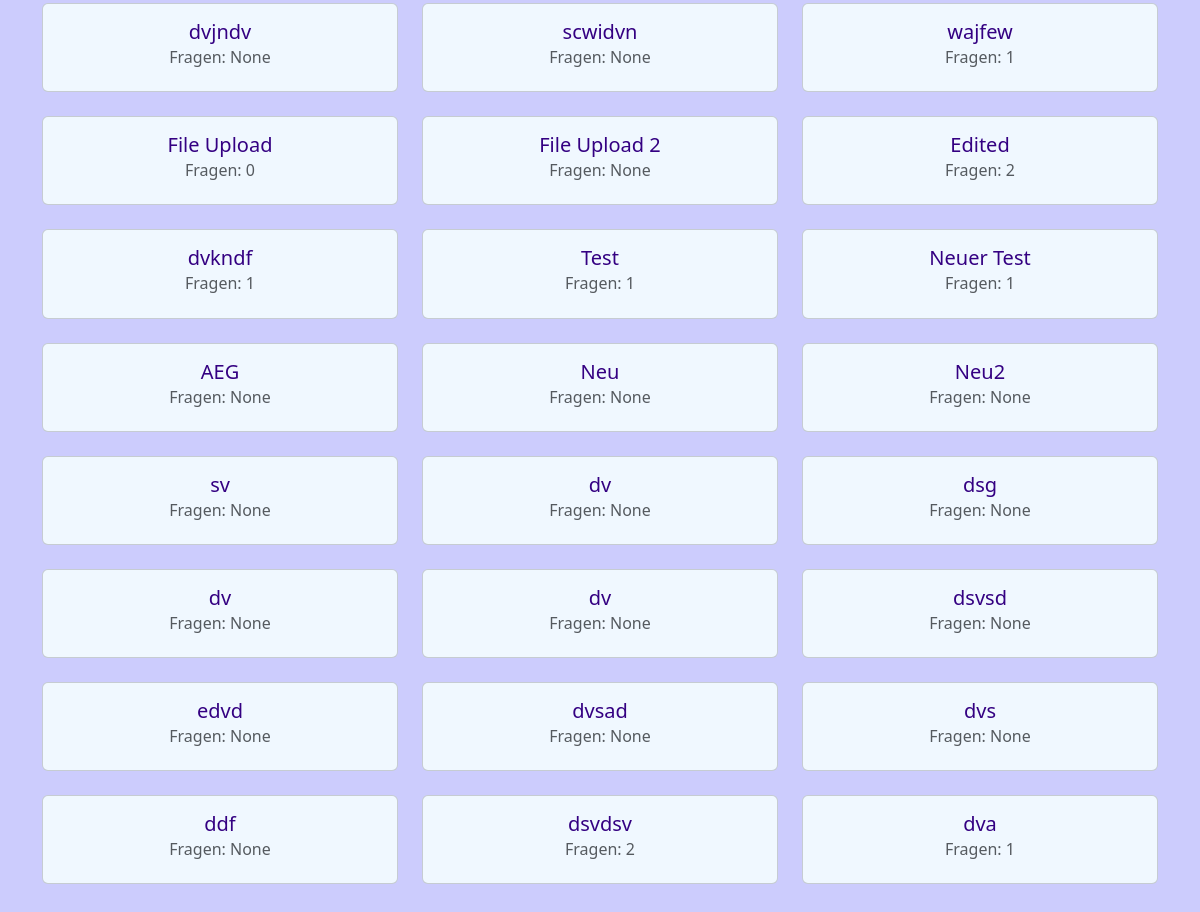
Page /quizoverview (lower part) on the earlier database version.
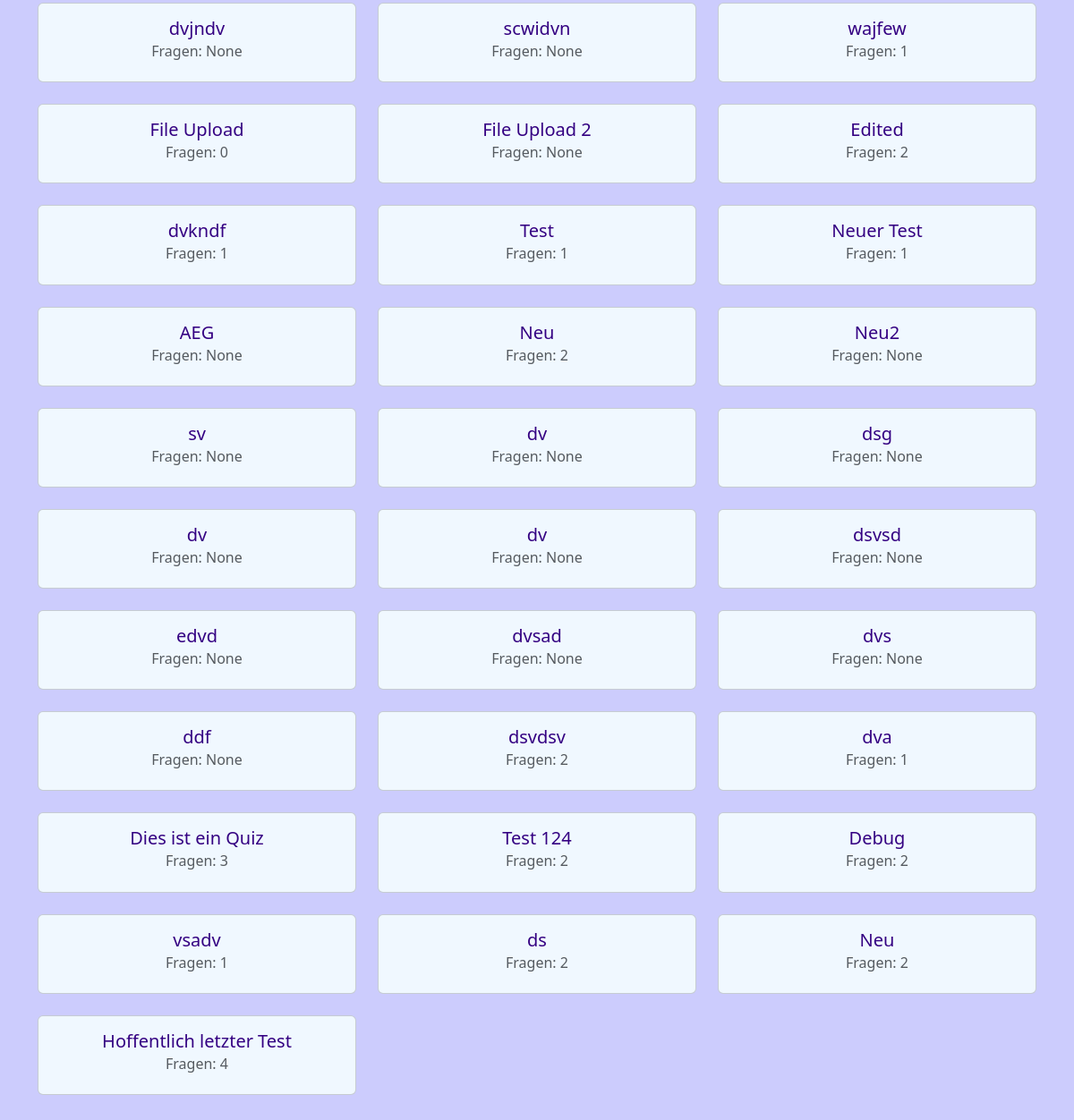
Same page on the later database version.
### tables this page shows
CREATE TABLE quizzes (title TEXT NOT NULL, number_of_questions INTEGER);

### quizzy.py (the view)
@app.route("/quizoverview")
def quizoverview():
    with sqlite3.connect('quizzy.db') as con:
        con.row_factory = sqlite3.Row
        cur = con.cursor()
        cur.execute("SELECT rowid, * FROM quizzes")
        quizzes = cur.fetchall()
    return render_template("quizoverview.html", quizzes=quizzes)

### templates/quizoverview.html (shortened to what this page needs)
<!DOCTYPE html>
<html lang="en">
{% include 'head.html' %}
<body>
    <div class="container">
        <div class="row g-4 justify-content-start">
            {% for quiz in quizzes %}
            <div class="col-12 col-sm-6 col-lg-4">
                <a class="card" href="{{ url_for('quiz', quiz_id=quiz['rowid']) }}">
                    <div class="card-body">
                        <h5 class="card-title">{{ quiz['title'] }}</h5>
                        <h6 class="card-subtitle mb-2 text-body-secondary">Fragen: {{ quiz['number_of_questions'] }}
                        </h6>
                    </div>
                </a>
            </div>
            {% endfor %}
        </div>
    </div>
    {% include 'footer.html' %}
</body>
</html>

### templates/head.html (shortened to what this page needs)
<head>
    <link href="https://cdn.jsdelivr.net/npm/bootstrap@5.3.3/dist/css/bootstrap.min.css" rel="stylesheet"
>
    <link rel="stylesheet" href="https://cdnjs.cloudflare.com/ajax/libs/font-awesome/6.6.0/css/all.min.css">
    <link rel="stylesheet" href="{{ url_for('static', filename='style.css') }}">
</head>

### templates/footer.html
<div style="padding: 30px;"></div>

### static/style.css (style rules this page uses)
body { text-align: center; background-color: #ccccfd; }
.card { height: 100%; }
a.card { text-decoration: none; color: rgb(52, 0, 130); background-color: aliceblue; }

Differences in the rows shown:
changed quizzes (number 11 of 31 on the later page): number_of_questions "None" → "2"
added quizzes: title "Dies ist ein Quiz", number_of_questions "3"
added quizzes: title "Test 124", number_of_questions "2"
added quizzes: title "Debug", number_of_questions "2"
added quizzes: title "vsadv", number_of_questions "1"
added quizzes: title "ds", number_of_questions "2"
added quizzes: title "Neu", number_of_questions "2"
added quizzes: title "Hoffentlich letzter Test", number_of_questions "4"
